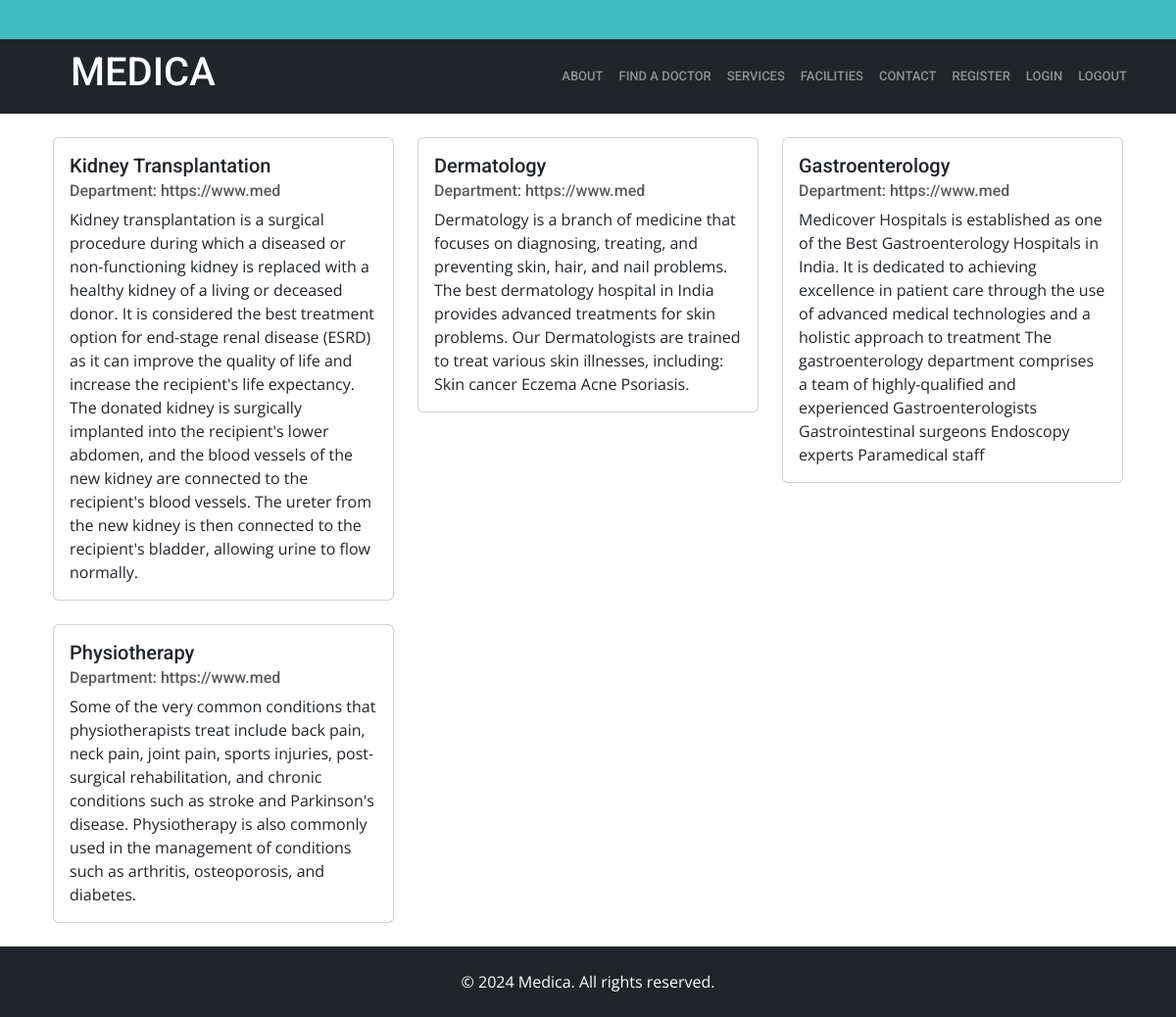
Page /patient/facility_page/ on the committed database.
### head_app/models.py (models this page shows)
class FacilityManagement(models.Model):
    name = models.CharField(max_length=100)
    description = models.TextField()
    department = models.CharField(max_length=15)
    def __str__(self):
        return self.name

### patient_app/views.py (the view)
# urls.py: path('facility_page/',views.facility_page,name='facility_page'),
def facility_page(request):
    facilities = FacilityManagement.objects.all()
    print(facilities)
    return render(request, 'patient/facility_page.html', {'facilities': facilities})

### templates/patient/facility_page.html
{% extends 'base.html' %}}
{% load static %}
{% block content %}
<div class="container">
    <div class="row">
        {% for facility in facilities %}
        <div class="col-md-4 mb-4">
            <div class="card">
                <div class="card-body">
                    <h5 class="card-title">{{ facility.name }}</h5>
                    <h6 class="card-subtitle mb-2 text-muted">Department: {{ facility.department }}</h6>
                    <p class="card-text">{{ facility.description }}</p>
                </div>
            </div>
        </div>
        {% empty %}
        <p>No facilities found.</p>
        {% endfor %}
    </div>
</div>
{% endblock %}

### static/assets/css/style.css (style rules this page uses)
body { font-family: "Open Sans", sans-serif; color: #444444; }
h1, h2, h3, h4, h5, h6 { font-family: "Roboto", sans-serif; }

### rows in the picture
FacilityManagement: name "Kidney Transplantation", department "https://www.med", description "Kidney transplantation is a surgical procedure during which a diseased or non-functioning kidney is replaced with a healthy kidney of a living or deceased donor. It is considered the best treatment option for end-stage renal disease (ESRD) as it can improve the quality of life and increase the recipient's life expectancy. The donated kidney is surgically implanted into the recipient's lower abdomen, and the blood vessels of the new kidney are connected to the recipient's blood vessels. The ureter from the new kidney is then connected to the recipient's bladder, allowing urine to flow normally."
FacilityManagement: name "Dermatology", department "https://www.med", description "Dermatology is a branch of medicine that focuses on diagnosing, treating, and preventing skin, hair, and nail problems. The best dermatology hospital in India provides advanced treatments for skin problems. Our Dermatologists are trained to treat various skin illnesses, including: Skin cancer Eczema Acne Psoriasis."
FacilityManagement: name "Gastroenterology", department "https://www.med", description "Medicover Hospitals is established as one of the Best Gastroenterology Hospitals in India. It is dedicated to achieving excellence in patient care through the use of advanced medical technologies and a holistic approach to treatment The gastroenterology department comprises a team of highly-qualified and experienced Gastroenterologists Gastrointestinal surgeons Endoscopy experts Paramedical staff"
FacilityManagement: name "Physiotherapy", department "https://www.med", description "Some of the very common conditions that physiotherapists treat include back pain, neck pain, joint pain, sports injuries, post-surgical rehabilitation, and chronic conditions such as stroke and Parkinson's disease. Physiotherapy is also commonly used in the management of conditions such as arthritis, osteoporosis, and diabetes."
